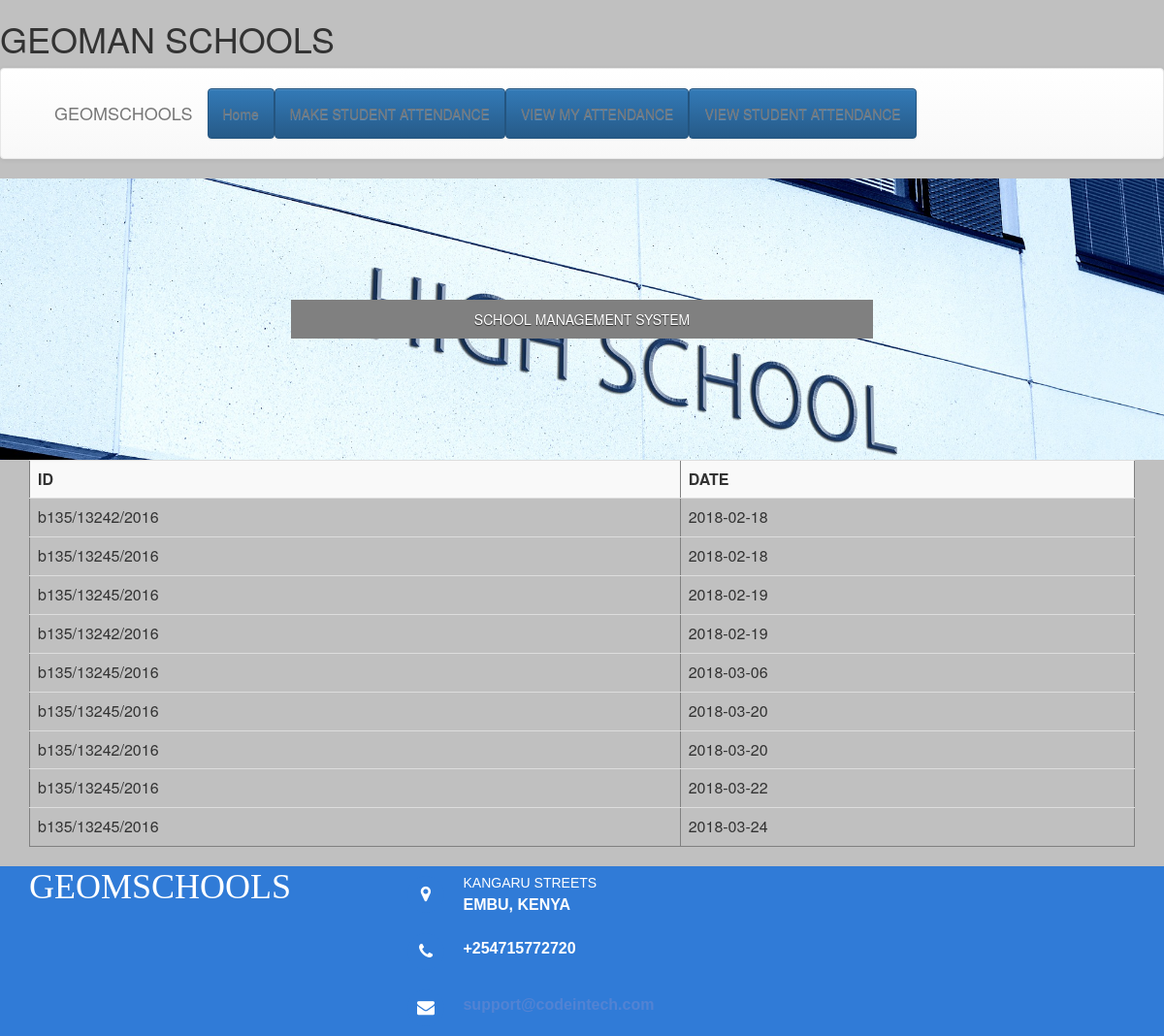
Screenshot of /module/teacher/viewAttendancest.php (signed in) with the database file from the repository.
### tables this page shows
CREATE TABLE `attendance` (
  `id` int(11) NOT NULL,
  `date` date NOT NULL,
  `attendedid` varchar(20) NOT NULL
);

### module/teacher/viewst.php (the view, shortened to what this page needs)
<?php
include('main.php');
$str="";
$stu = "SELECT * FROM attendance WHERE attendedid LIKE 'b%'";
$std = mysqli_query($con, $stu);
while($tbl = mysqli_fetch_array($std)){
	$str.="<tr><td>".$tbl['attendedid']."</td><td>".$tbl['date']."</td><tr>";
}
 ?>
 <!DOCTYPE html>
 <html>
 <head>
 	<link rel="stylesheet" type="text/css" href="../../assets/bootstrap/css/bootstrap.min.css">
 </head>
 <body>
  <div class="container">
                <div class="table-responsive">
            <table border="1" id='studentList' class="table table-striped">
                <tr class="hover">
                    <th>ID</th>
                    <th>DATE</th>
                </tr>
                <?php echo $str;?>
            </table>
            </div>
            </div>
 </body>
 </html>

### rows the page displays
attendance: attendedid "b135/13242/2016", date "2018-02-18"
attendance: attendedid "b135/13245/2016", date "2018-02-18"
attendance: attendedid "b135/13245/2016", date "2018-02-19"
attendance: attendedid "b135/13242/2016", date "2018-02-19"
attendance: attendedid "b135/13245/2016", date "2018-03-06"
attendance: attendedid "b135/13245/2016", date "2018-03-20"
attendance: attendedid "b135/13242/2016", date "2018-03-20"
attendance: attendedid "b135/13245/2016", date "2018-03-22"
attendance: attendedid "b135/13245/2016", date "2018-03-24"

### other values shown
variable_names('title') "GEOMAN SCHOOLS"
